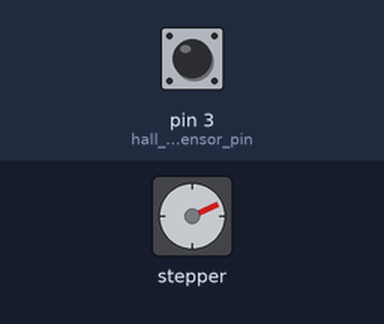
Recording of a sketch running on a simulated Arduino Uno, built with avr-gcc and run on an emulated ATmega328P. On the bench: stepper motor. The test bench sets the inputs (shaded band); at power-on: pin 3 (hall_effect_sensor_pin) HIGH. Stepper angles assume 2048 steps per turn; what the sketch prints to the serial monitor is not drawn.

Above: at 1.2 s.
1.3 s: pin 3 (hall_effect_sensor_pin) driven LOW
At 3.2 s:
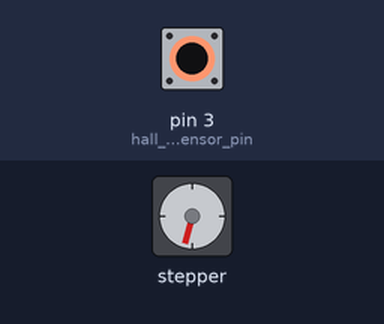
4.2 s: pin 3 (hall_effect_sensor_pin) pulsed HIGH 2 times (0.12 s each, 0.3 s apart)
At 6.5 s:
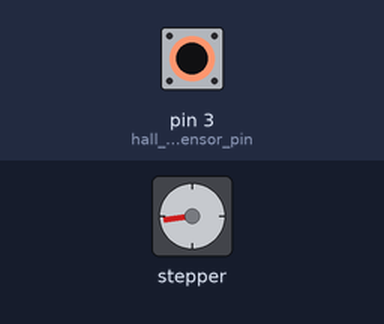
Timing chart, 0 to 27.3 s (numbered marks = the images above; inputs shaded):
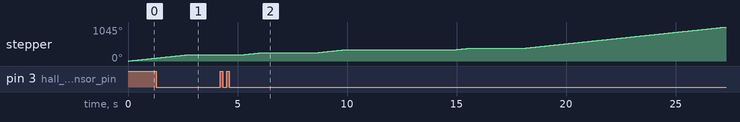

The sketch:

splitflap.ino
```cpp
// C++ code
//
#include <Stepper.h>

// character setup
char avaliable_characters[] = {
  ' ','A','B','C','D','E','F','G','H','I','J','K','L','M','N','O','P','Q','R','S','T','U','V','W','X','Y','Z'
};

// pin setup
int hall_effect_sensor_pin = 3;
int sm_in1 = 8;
int sm_in2 = 9;
int sm_in3 = 10;
int sm_in4 = 11;

// variable setup
const int stepsPerRevolution = 2048; // Steps for a 28BYJ-48 motor
int stepper_motor_rpm = 12;
int steps_per_tic = 5;
volatile int current_step = 0; // volatile because it is changed outside the loop function
int class_example = 1;
char class_example_message[] = "HELLO WORLD";
int time_between_characters = 2500;

// motor setup
Stepper myStepper(stepsPerRevolution, sm_in1, sm_in2, sm_in3, sm_in4);

void setup()
{
  Serial.begin(9600);
  myStepper.setSpeed(stepper_motor_rpm); // set motor RMP
  pinMode(hall_effect_sensor_pin, INPUT);
  attachInterrupt(digitalPinToInterrupt(hall_effect_sensor_pin), set_motor_to_zero, FALLING);
}

void loop()
{
  if (Serial.available() > 0 && class_example == 0) {
    float desired_angle = splitflap_character_angle(Serial.read());
    float desired_step = (desired_angle / 360) * stepsPerRevolution;

    Serial.print("Desired angle - ");
    Serial.print(desired_angle);
    Serial.print("  |  Desired step - ");
    Serial.print(desired_step);
    Serial.print("  |  Current Step - ");
    Serial.println(current_step);

    while (current_step <= floor(desired_step) || current_step > (desired_step + 2 * steps_per_tic)) {
      myStepper.step(steps_per_tic);
      current_step += steps_per_tic;
    }

    stop_hold();
    Serial.print("  |  Current Step - ");
    Serial.println(current_step);
    delay(time_between_characters);
    }

  if (class_example == 1){
    int message_length = strlen(class_example_message);
    for (int i; i < message_length; i++) {
      float desired_angle = splitflap_character_angle(class_example_message[i]);
      float desired_step = (desired_angle / 360) * stepsPerRevolution;

      Serial.print("Desired angle - ");
      Serial.print(desired_angle);
      Serial.print("  |  Desired step - ");
      Serial.print(desired_step);

      while (current_step <= floor(desired_step) || current_step > (desired_step + 2 * steps_per_tic)) {
        myStepper.step(steps_per_tic);
        current_step += steps_per_tic;
      }

      stop_hold();
      Serial.print("  |  Current Step - ");
      Serial.println(current_step);
      delay(time_between_characters);
    }
  }


}

int splitflap_character_angle(char character)
{
  int character_number =sizeof(avaliable_characters);
  float angle_multiple = 360/character_number;
  for (int i=0; i < character_number; i++) {
    if (avaliable_characters[i] == character) {
      return i*angle_multiple;
    }
  }
}

void set_motor_to_zero()
{
  current_step = 0;
}

void stop_hold()
{
  digitalWrite(sm_in1, LOW);
  digitalWrite(sm_in2, LOW);
  digitalWrite(sm_in3, LOW);
  digitalWrite(sm_in4, LOW);
}
```
